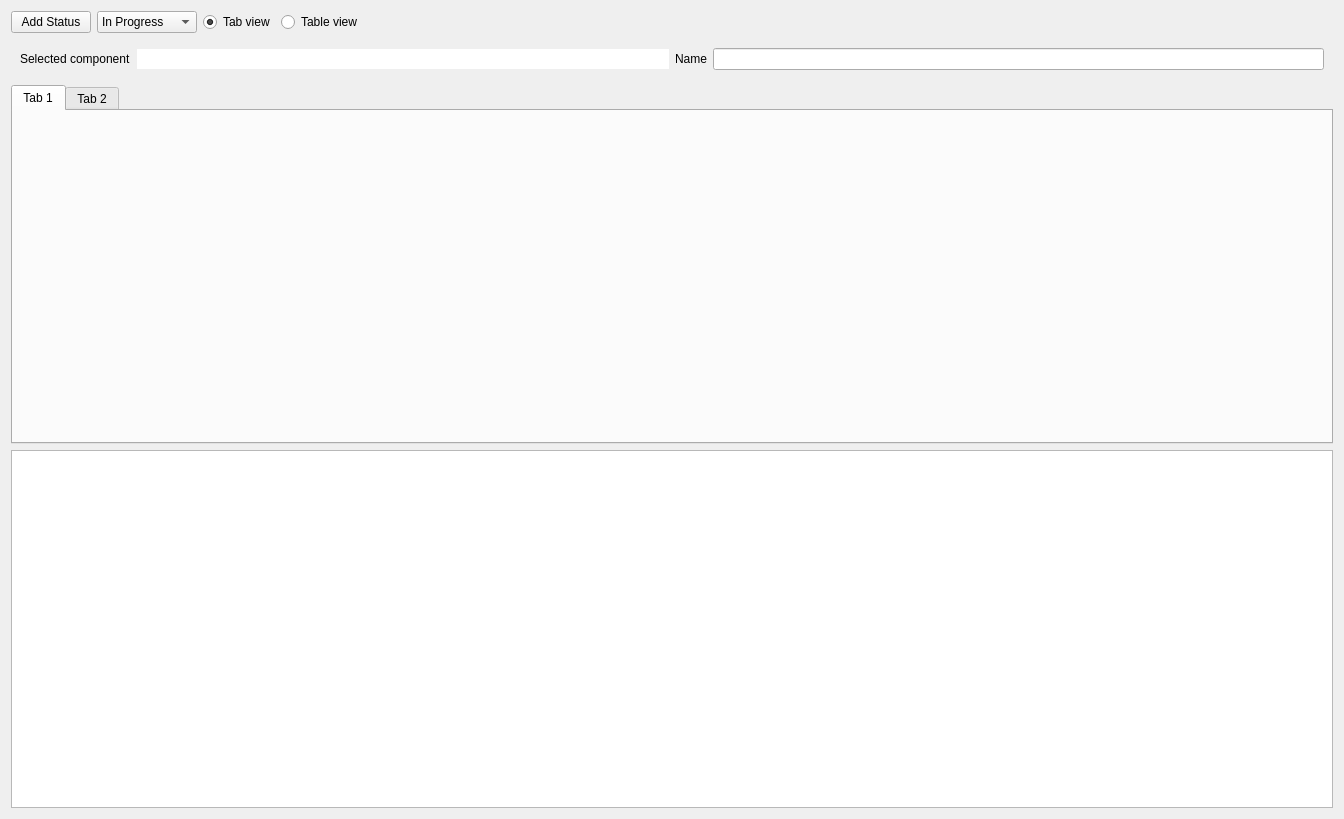
<?xml version="1.0" encoding="UTF-8"?>
<ui version="4.0">
 <class>QmlDesigner::AnnotationEditorWidget</class>
 <widget class="QWidget" name="QmlDesigner::AnnotationEditorWidget">
  <property name="geometry">
   <rect>
    <x>0</x>
    <y>0</y>
    <width>1344</width>
    <height>819</height>
   </rect>
  </property>
  <layout class="QVBoxLayout" name="verticalLayout">
   <item>
    <widget class="QWidget" name="statusContainer" native="true">
     <layout class="QHBoxLayout" name="horizontalLayout_3">
      <property name="leftMargin">
       <number>0</number>
      </property>
      <property name="topMargin">
       <number>0</number>
      </property>
      <property name="rightMargin">
       <number>0</number>
      </property>
      <property name="bottomMargin">
       <number>0</number>
      </property>
      <item>
       <widget class="QPushButton" name="statusAddButton">
        <property name="sizePolicy">
         <sizepolicy hsizetype="Preferred" vsizetype="Fixed">
          <horstretch>0</horstretch>
          <verstretch>0</verstretch>
         </sizepolicy>
        </property>
        <property name="text">
         <string>Add Status</string>
        </property>
       </widget>
      </item>
      <item>
       <widget class="QComboBox" name="statusComboBox">
        <property name="sizePolicy">
         <sizepolicy hsizetype="Preferred" vsizetype="Fixed">
          <horstretch>0</horstretch>
          <verstretch>0</verstretch>
         </sizepolicy>
        </property>
        <property name="minimumSize">
         <size>
          <width>100</width>
          <height>0</height>
         </size>
        </property>
        <item>
         <property name="text">
          <string>In Progress</string>
         </property>
        </item>
        <item>
         <property name="text">
          <string>In Review</string>
         </property>
        </item>
        <item>
         <property name="text">
          <string>Done</string>
         </property>
        </item>
       </widget>
      </item>
      <item>
       <widget class="QRadioButton" name="rbTabView">
        <property name="text">
         <string>Tab view</string>
        </property>
        <property name="checked">
         <bool>true</bool>
        </property>
       </widget>
      </item>
      <item>
       <widget class="QRadioButton" name="rbTableView">
        <property name="text">
         <string>Table view</string>
        </property>
       </widget>
      </item>
      <item>
       <spacer name="horizontalSpacer">
        <property name="orientation">
         <enum>Qt::Horizontal</enum>
        </property>
        <property name="sizeHint" stdset="0">
         <size>
          <width>40</width>
          <height>20</height>
         </size>
        </property>
       </spacer>
      </item>
     </layout>
    </widget>
   </item>
   <item>
    <widget class="QWidget" name="annotationContainer" native="true">
     <layout class="QHBoxLayout" name="horizontalLayout">
      <item>
       <layout class="QHBoxLayout" name="targetIdLayout">
        <item>
         <widget class="QLabel" name="targetIdLabel">
          <property name="text">
           <string>Selected component</string>
          </property>
         </widget>
        </item>
        <item>
         <widget class="QLineEdit" name="targetIdEdit">
          <property name="frame">
           <bool>false</bool>
          </property>
          <property name="readOnly">
           <bool>true</bool>
          </property>
         </widget>
        </item>
       </layout>
      </item>
      <item>
       <layout class="QHBoxLayout" name="customIdLayout">
        <item>
         <widget class="QLabel" name="customIdLabel">
          <property name="text">
           <string>Name</string>
          </property>
         </widget>
        </item>
        <item>
         <widget class="QLineEdit" name="customIdEdit"/>
        </item>
       </layout>
      </item>
     </layout>
    </widget>
   </item>
   <item>
    <widget class="AnnotationTabWidget" name="tabWidget">
     <property name="currentIndex">
      <number>0</number>
     </property>
     <property name="movable">
      <bool>true</bool>
     </property>
     <widget class="QWidget" name="tab">
      <attribute name="title">
       <string>Tab 1</string>
      </attribute>
     </widget>
     <widget class="QWidget" name="tab_2">
      <attribute name="title">
       <string>Tab 2</string>
      </attribute>
     </widget>
    </widget>
   </item>
   <item>
    <widget class="AnnotationTableView" name="tableView"/>
   </item>
  </layout>
 </widget>
 <customwidgets>
  <customwidget>
   <class>AnnotationTabWidget</class>
   <extends>QTabWidget</extends>
   <header>annotationtabwidget.h</header>
   <container>1</container>
  </customwidget>
  <customwidget>
   <class>AnnotationTableView</class>
   <extends>QTableView</extends>
   <header>annotationtableview.h</header>
  </customwidget>
 </customwidgets>
 <resources/>
 <connections/>
</ui>
